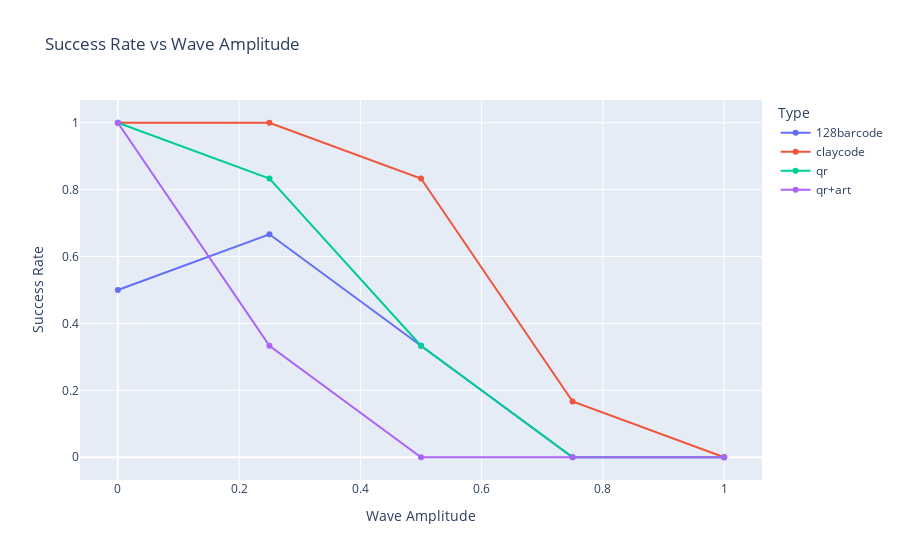

Here is the notebook cell this chart was saved with:
### Markdown cell above
# Claycode SIGGRAPH Evaluation

### Code cell
import pandas as pd
import plotly.express as px

df = pd.read_csv('results.csv')
df['type'] = df['filename'].str.split('_').str[0]
df = df[['successful', 'wave_amplitude', 'type']]

grouped = df.groupby(['wave_amplitude', 'type'])
df = grouped['successful'].agg(['sum', 'count']).reset_index()
df['success_rate'] = df['sum'] / df['count']

fig = px.line(
    df,
    x="wave_amplitude",
    y="success_rate",
    color="type",
    markers=True,
    title="Success Rate vs Wave Amplitude",
    labels={"wave_amplitude": "Wave Amplitude", "success_rate": "Success Rate", "type": "Type"}
)

fig.show()

### Figure 1 — Plotly figure (JSON) as saved in the notebook; plotly's stock layout.template omitted (floating-point values rounded to 4 significant figures)
{"data": [{"hovertemplate": "Type=128barcode<br>Wave Amplitude=%{x}<br>Success Rate=%{y}<extra></extra>", "legendgroup": "128barcode", "line": {"color": "#636efa", "dash": "solid"}, "marker": {"symbol": "circle"}, "mode": "lines+markers", "name": "128barcode", "orientation": "v", "showlegend": true, "type": "scatter", "x": [0, 0.25, 0.5, 0.75, 1], "xaxis": "x", "y": [0.5, 0.6667, 0.3333, 0, 0], "yaxis": "y"}, {"hovertemplate": "Type=claycode<br>Wave Amplitude=%{x}<br>Success Rate=%{y}<extra></extra>", "legendgroup": "claycode", "line": {"color": "#EF553B", "dash": "solid"}, "marker": {"symbol": "circle"}, "mode": "lines+markers", "name": "claycode", "orientation": "v", "showlegend": true, "type": "scatter", "x": [0, 0.25, 0.5, 0.75, 1], "xaxis": "x", "y": [1, 1, 0.8333, 0.1667, 0], "yaxis": "y"}, {"hovertemplate": "Type=qr<br>Wave Amplitude=%{x}<br>Success Rate=%{y}<extra></extra>", "legendgroup": "qr", "line": {"color": "#00cc96", "dash": "solid"}, "marker": {"symbol": "circle"}, "mode": "lines+markers", "name": "qr", "orientation": "v", "showlegend": true, "type": "scatter", "x": [0, 0.25, 0.5, 0.75, 1], "xaxis": "x", "y": [1, 0.8333, 0.3333, 0, 0], "yaxis": "y"}, {"hovertemplate": "Type=qr+art<br>Wave Amplitude=%{x}<br>Success Rate=%{y}<extra></extra>", "legendgroup": "qr+art", "line": {"color": "#ab63fa", "dash": "solid"}, "marker": {"symbol": "circle"}, "mode": "lines+markers", "name": "qr+art", "orientation": "v", "showlegend": true, "type": "scatter", "x": [0, 0.25, 0.5, 0.75, 1], "xaxis": "x", "y": [1, 0.3333, 0, 0, 0], "yaxis": "y"}], "layout": {"legend": {"title": {"text": "Type"}, "tracegroupgap": 0}, "title": {"text": "Success Rate vs Wave Amplitude"}, "xaxis": {"anchor": "y", "domain": [0, 1], "title": {"text": "Wave Amplitude"}}, "yaxis": {"anchor": "x", "domain": [0, 1], "title": {"text": "Success Rate"}}}}
